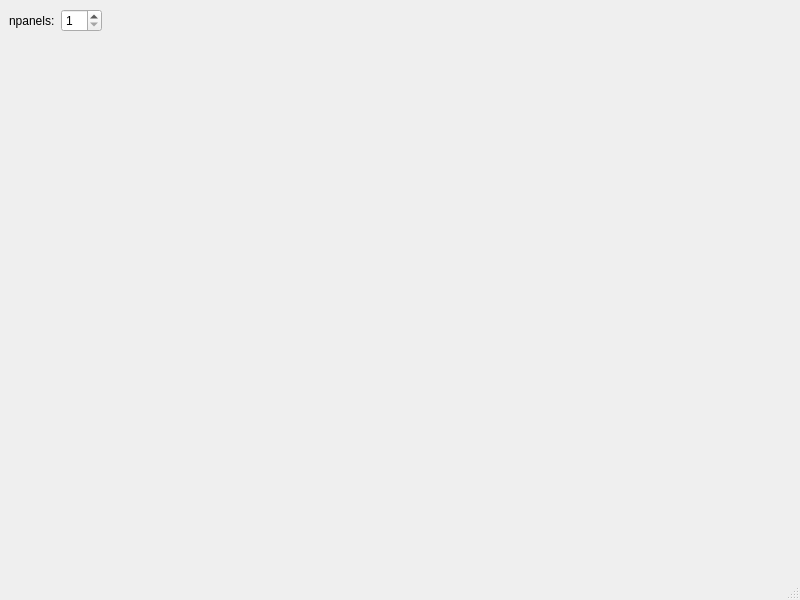
<?xml version="1.0" encoding="UTF-8"?>
<ui version="4.0">
 <class>DelaylineViewer</class>
 <widget class="QMainWindow" name="DelaylineViewer">
  <property name="geometry">
   <rect>
    <x>0</x>
    <y>0</y>
    <width>800</width>
    <height>600</height>
   </rect>
  </property>
  <property name="windowTitle">
   <string>DelaylineViewer</string>
  </property>
  <widget class="QWidget" name="centralwidget">
   <layout class="QGridLayout" name="gridLayout">
    <item row="1" column="0">
     <widget class="amjChartView" name="chart" native="true">
      <property name="sizePolicy">
       <sizepolicy hsizetype="Preferred" vsizetype="Preferred">
        <horstretch>1</horstretch>
        <verstretch>0</verstretch>
       </sizepolicy>
      </property>
     </widget>
    </item>
    <item row="0" column="0">
     <layout class="QHBoxLayout" name="horizontalLayout">
      <item>
       <widget class="QLabel" name="label">
        <property name="text">
         <string>npanels:</string>
        </property>
       </widget>
      </item>
      <item>
       <widget class="QSpinBox" name="spinBox_npanels">
        <property name="minimum">
         <number>1</number>
        </property>
       </widget>
      </item>
      <item>
       <spacer name="horizontalSpacer">
        <property name="orientation">
         <enum>Qt::Horizontal</enum>
        </property>
        <property name="sizeHint" stdset="0">
         <size>
          <width>40</width>
          <height>20</height>
         </size>
        </property>
       </spacer>
      </item>
     </layout>
    </item>
   </layout>
  </widget>
  <widget class="QMenuBar" name="menubar">
   <property name="geometry">
    <rect>
     <x>0</x>
     <y>0</y>
     <width>800</width>
     <height>22</height>
    </rect>
   </property>
  </widget>
  <widget class="QStatusBar" name="statusbar"/>
 </widget>
 <customwidgets>
  <customwidget>
   <class>amjChartView</class>
   <extends>QWidget</extends>
   <header location="global">amjChart.H</header>
   <container>1</container>
   <slots>
    <slot>npanels(int)</slot>
   </slots>
  </customwidget>
 </customwidgets>
 <resources/>
 <connections/>
</ui>
